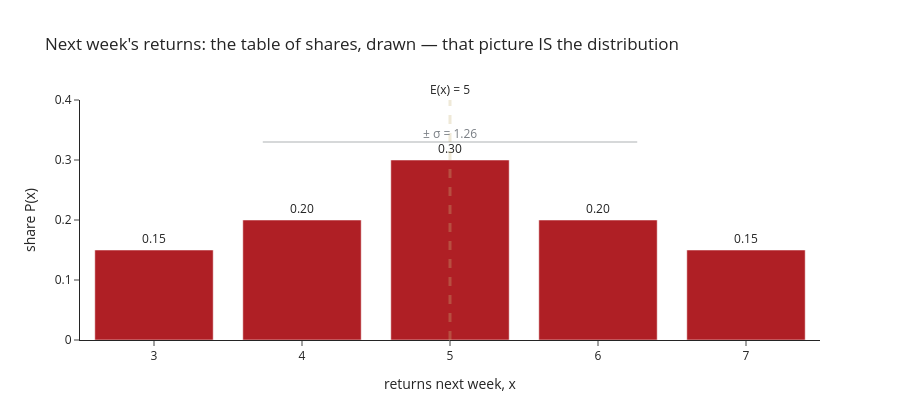

Notebook source saved alongside this figure:
### Code cell
vals, P = [3, 4, 5, 6, 7], [.15, .20, .30, .20, .15]
sd = math.sqrt(var_rv)
fig = go.Figure(go.Bar(x=vals, y=P, marker_color=RED, text=[f"{p:.2f}" for p in P], textposition="outside",
                       name="share of weeks", showlegend=False))
fig.add_vline(x=mu_rv, line=dict(color=GOLD, width=3, dash="dash"), annotation_text=f"E(x) = {mu_rv:.0f}", annotation_position="top")
fig.add_shape(type="line", x0=mu_rv - sd, x1=mu_rv + sd, y0=.33, y1=.33, line=dict(color=GREY, width=2))
fig.add_annotation(x=mu_rv, y=.345, text=f"± σ = {sd:.2f}", showarrow=False, font=dict(color=GREY))
fig.update_layout(template="simple_white", height=420, title="Next week's returns: the table of shares, drawn — that picture IS the distribution",
                  xaxis_title="returns next week, x", yaxis_title="share P(x)", yaxis_range=[0, .4], xaxis=dict(tickmode="array", tickvals=vals))
fig.show()
print("Where it sits: E(x) = 5. How wide: σ = 1.26. Seven is the top of the table, a normal bad week; eight has not happened in twenty weeks.")
print("Plan the workshop for five returns a week, give or take one or two.")

### Figure 1 — Plotly figure (JSON) as saved in the notebook; plotly's stock layout.template omitted (floating-point values rounded to 4 significant figures)
{"data": [{"marker": {"color": "#AF1F25"}, "name": "share of weeks", "showlegend": false, "text": ["0.15", "0.20", "0.30", "0.20", "0.15"], "textposition": "outside", "type": "bar", "x": [3, 4, 5, 6, 7], "y": [0.15, 0.2, 0.3, 0.2, 0.15]}], "layout": {"annotations": [{"showarrow": false, "text": "E(x) = 5", "x": 5.0, "xanchor": "center", "xref": "x", "y": 1, "yanchor": "bottom", "yref": "y domain"}, {"font": {"color": "#7a7f85"}, "showarrow": false, "text": "± σ = 1.26", "x": 5.0, "y": 0.345}], "height": 420, "shapes": [{"line": {"color": "#CDBA80", "dash": "dash", "width": 3}, "type": "line", "x0": 5.0, "x1": 5.0, "xref": "x", "y0": 0, "y1": 1, "yref": "y domain"}, {"line": {"color": "#7a7f85", "width": 2}, "type": "line", "x0": 3.735, "x1": 6.265, "y0": 0.33, "y1": 0.33}], "title": {"text": "Next week's returns: the table of shares, drawn — that picture IS the distribution"}, "xaxis": {"tickmode": "array", "tickvals": [3, 4, 5, 6, 7], "title": {"text": "returns next week, x"}}, "yaxis": {"range": [0, 0.4], "title": {"text": "share P(x)"}}}}
